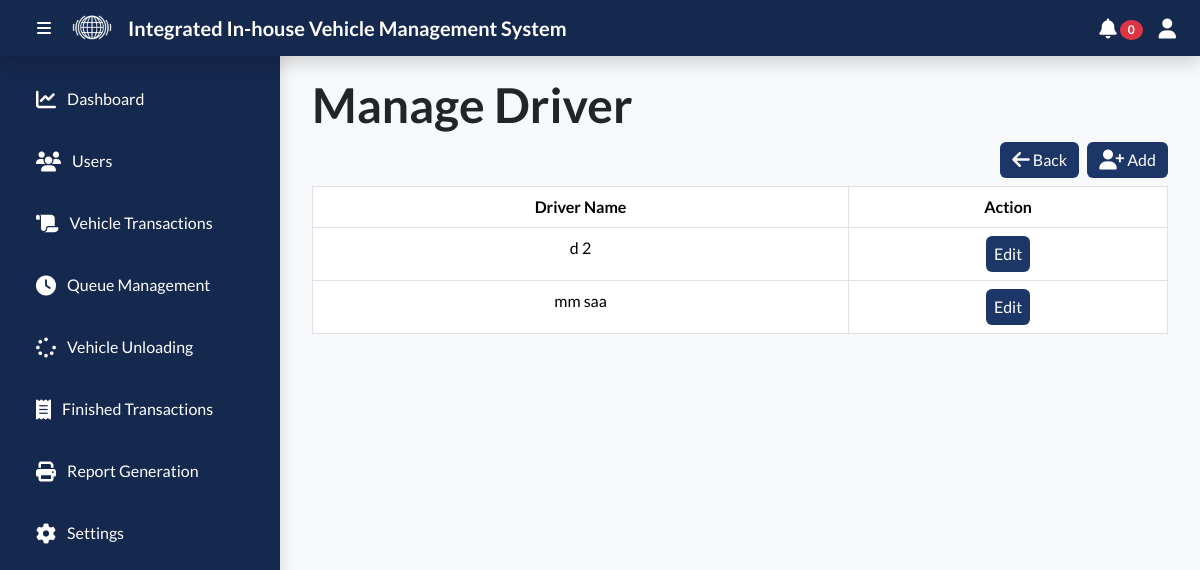
The app's page /admin/settings-driver.php (signed in) with its own data.
### tables this page shows
CREATE TABLE `driver` (
  `driver_id` int(11) NOT NULL AUTO_INCREMENT,
  `driver_fname` varchar(255) NOT NULL,
  `driver_mname` varchar(255) DEFAULT NULL,
  `driver_lname` varchar(255) DEFAULT NULL,
  `driver_phone` varchar(255) DEFAULT NULL,
  `created_at` timestamp NOT NULL DEFAULT current_timestamp(),
  PRIMARY KEY (`driver_id`)
);

### admin/settings-driver.php (the view, shortened to what this page needs)
<?php
require_once '../api/db_connection.php';
?>
<!DOCTYPE html>
<html lang="en">
<head>
    <link rel="stylesheet" href="../public/css/bootstrap.min.css">
    <link rel="stylesheet" href="https://cdn.datatables.net/2.0.8/css/dataTables.dataTables.css" />
    <link rel="stylesheet" href="./css/style.css">
</head>
<body class="bg-light">
    <?php
    include_once('navbar/navbar.php');
    ?>
    <div class="content" id="content">
        <div class="container">
            <h1 class="display-5 fw-bold">Manage Driver</h1>
            <button class="btn btn-primary float-end mb-2 ms-2" data-bs-toggle="modal" data-bs-target="#add-driver-modal">
                <i class="fa-solid fa-user-plus fa-lg" style="color: #ffffff;"></i> Add
            </button>
            <a href="settings.php" class="text-decoration-none" style="color:inherit">
                <button class="btn btn-primary float-end mb-2">
                    <i class="fa-solid fa-arrow-left fa-lg" style="color: #ffffff;"></i> Back
                </button>
            </a>
            <table class="table table-hover table-bordered text-center" id="driver-table">
                <thead>
                    <th class="text-center" scope="col">Driver Name</th>
                    <th class="text-center" scope="col">Action</th>
                </thead>
                <tbody>
                    <?php
                    $sql = "SELECT * FROM `driver`";
                    $result = mysqli_query($conn, $sql);
                    while ($row = mysqli_fetch_assoc($result)) {
                    ?>
                        <tr>
                            <td class="text-center" scope="row"><?= $row['driver_fname'] ?> <?= $row['driver_lname'] ?></td>
                            <td class="text-center">
                                <button class="btn btn-primary px-2 edit-driver" data-id="<?= $row['driver_id'] ?>">
                                    Edit
                                </button>
                            </td>
                        </tr>
                    <?php
                    }
                    ?>
                </tbody>
            </table>
        </div>
    </div>
</body>
</html>

### admin/css/style.css (style rules this page uses)
body { padding-top: 56px; font-family: "Lato", sans-serif; }
.content { transition: margin-left 0.3s; margin-left: 280px; padding: 20px; }
.btn-primary { background-color: #1b3667; border: #1b3667; }

### records on screen
driver: driver_fname "d", driver_lname "2"
driver: driver_fname "mm", driver_lname "saa"

### other values on screen
$transactionCount "0"
